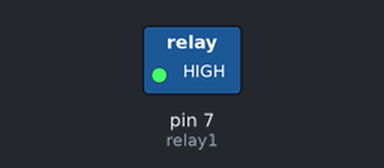
Simulated run of this sketch. Board: Arduino Uno, built with avr-gcc and run on an emulated ATmega328P. Shown: switched loads named in the sketch (green lamp = pin HIGH).

Above: at 0.05 s.
Timing chart, 0 to 3.0 s (numbered marks = the images above):
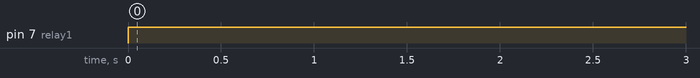

Measured:
- by itself, pin 7 (relay1): LOW → HIGH at 0.00 s

The sketch:

RELAY.ino
```cpp
int relay1=7;
void setup() {
  // put your setup code here, to run once:
  pinMode(relay1,OUTPUT);
}

void loop() {
  digitalWrite(relay1,HIGH);
  delay(100);
  digitalWrite(relay1,LOW);
  // put your main code here, to run repeatedly:

}
```
